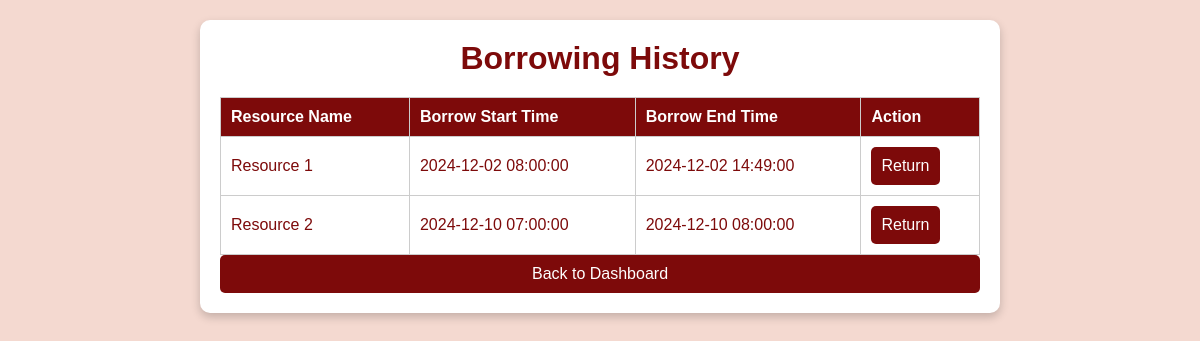
The page /view_history.php (signed in) on the database its author committed.
### tables this page shows
CREATE TABLE `borrowings` (
  `BorrowingID` int(11) NOT NULL,
  `UserID` int(11) NOT NULL,
  `ResourceID` int(11) NOT NULL,
  `BorrowStartTime` datetime NOT NULL,
  `BorrowEndTime` datetime NOT NULL,
  `Status` varchar(50) NOT NULL DEFAULT 'Reserved'
);

CREATE TABLE `resources` (
  `ResourceID` int(11) NOT NULL,
  `ResourceName` varchar(255) NOT NULL,
  `ResourceDescription` text NOT NULL,
  `CategoryID` int(11) NOT NULL
);

### view_history.php (the view, shortened to what this page needs)
<?php
include('config.php');
?>
<!DOCTYPE html>
<html lang="en">
<head>
    <link rel="stylesheet" type="text/css" href="styles.css">
</head>
<body class="bg-red-700 text-gray-100">
    <div class="container mx-auto p-6">
        <h1 class="text-4xl mb-6">Borrowing History</h1>
        <table class="w-full bg-gray-100 text-red-700 border border-red-700 rounded-lg mb-6">
            <thead>
                <tr>
                    <th class="p-2 border border-red-700">Resource Name</th>
                    <th class="p-2 border border-red-700">Borrow Start Time</th>
                    <th class="p-2 border border-red-700">Borrow End Time</th>
                    <th class="p-2 border border-red-700">Action</th>
                </tr>
            </thead>
            <tbody>
            <?php
            $userid = $_SESSION['userid'];
            $sql = "SELECT b.BorrowingID, r.ResourceName, b.BorrowStartTime, b.BorrowEndTime
                    FROM Borrowings b
                    JOIN Resources r ON b.ResourceID = r.ResourceID
                    WHERE b.UserID = $userid";
            $result = $conn->query($sql);
            if ($result->num_rows > 0) {
                while($row = $result->fetch_assoc()) {
                    echo "<tr>";
                    echo "<td class='p-2 border border-red-700'>" . $row['ResourceName'] . "</td>";
                    echo "<td class='p-2 border border-red-700'>" . $row['BorrowStartTime'] . "</td>";
                    echo "<td class='p-2 border border-red-700'>" . $row['BorrowEndTime'] . "</td>";
                    echo "<td class='p-2 border border-red-700'><form action='return_resource.php' method='post' style='display:inline;'>
                              <input type='hidden' name='borrowing_id' value='" . $row['BorrowingID'] . "'>
                              <button type='submit' class='bg-red-600 text-gray-100 py-1 px-3 rounded-lg hover:bg-red-700'>Return</button>
                          </form></td>";
                    echo "</tr>";
                }
            } else {
                echo "<tr><td colspan='4' class='p-2 text-center'>No borrowing history found</td></tr>";
            }
            ?>
            </tbody>
        </table>
        <div class="text-center">
            <form action="student_dashboard.php" method="post">
                <button type="submit" class="bg-gray-200 text-red-700 py-2 px-4 rounded-lg hover:bg-gray-300">Back to Dashboard</button>
            </form>
        </div>
    </div>
</body>
</html>

### styles.css (style rules this page uses)
* { margin: 0; padding: 0; box-sizing: border-box; }
body { font-family: Arial, sans-serif; background-color: #f4d9d0; padding: 20px; color: #7d0a0a; }
.container { max-width: 800px; margin: 0 auto; padding: 20px; background-color: #ffffff; border-radius: 10px; box-shadow: 0 4px 10px rgba(0, 0, 0, 0.2); }
h1, h2, h3 { color: #7d0a0a; text-align: center; margin-bottom: 20px; }
form { display: flex; flex-direction: column; gap: 10px; }
button { padding: 10px; background-color: #7d0a0a; color: #ffffff; border: none; border-radius: 5px; cursor: pointer; font-size: 16px; }
table { width: 100%; border-collapse: collapse; margin-top: 20px; }
th, td { padding: 10px; border: 1px solid #ccc; text-align: left; }
th { background-color: #7d0a0a; color: #ffffff; }

### rows shown on the page
borrowings: ResourceID.ResourceName "Resource 1", BorrowStartTime "2024-12-02 08:00:00", BorrowEndTime "2024-12-02 14:49:00"
borrowings: ResourceID.ResourceName "Resource 2", BorrowStartTime "2024-12-10 07:00:00", BorrowEndTime "2024-12-10 08:00:00"
